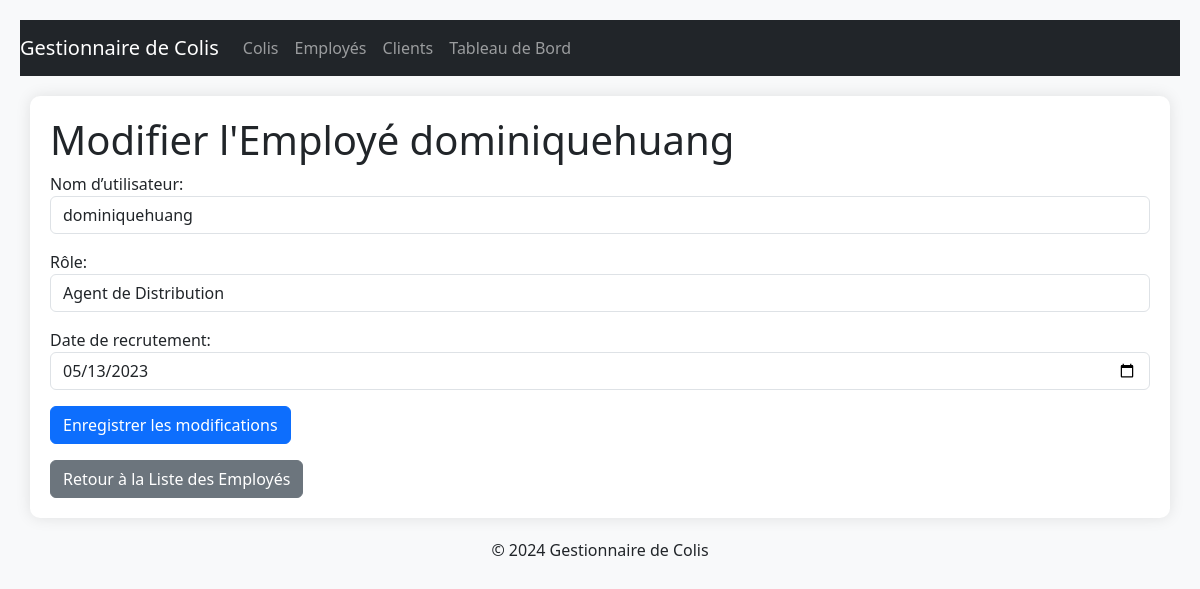
/colis/modifier_employe/1/, run on the app's committed database.
### colis/models.py (models this page shows, shortened)
class Employe(models.Model):
    user = models.OneToOneField(User, on_delete=models.CASCADE)
    role = models.CharField(max_length=50, choices=[('ADMIN', 'Administrateur'), ('AGENT', 'Agent de Distribution')], default='AGENT')
    date_recrutement = models.DateField()

### colis/views.py (the view)
# urls.py: path('modifier_employe/<int:id>/', views.modifier_employe, name='modifier_employe'),  # Modifier un employé
def modifier_employe(request, id):
    employe = get_object_or_404(Employe, id=id)
    if request.method == 'POST':
        form = EmployeForm(request.POST, instance=employe)
        if form.is_valid():
            form.save()
            return redirect('liste_employes')
    else:
        form = EmployeForm(instance=employe)
    return render(request, 'colis/modifier_employe.html', {'form': form, 'employe': employe})

### colis/forms.py
class EmployeForm(forms.ModelForm):
    class Meta:
        model = Employe
        fields = ['user', 'role', 'date_recrutement']
        labels = {
            'user': 'Nom d’utilisateur',
            'role': 'Rôle',
            'date_recrutement': 'Date de recrutement',
        }
        widgets = {
            'user': forms.Select(attrs={'class': 'form-control'}),
            'role': forms.Select(attrs={'class': 'form-control'}),
            'date_recrutement': forms.DateInput(attrs={'class': 'form-control', 'type': 'date'}),
        }

### colis/templates/colis/modifier_employe.html (shortened to what this page needs)
{% extends 'colis/base.html' %}
{% block content %}
    <h1>Modifier l'Employé {{ employe.user.username }}</h1>
    <form method="POST">
        {{ form.as_p }}
        <button type="submit" class="btn btn-primary">Enregistrer les modifications</button>
    </form>
    <a href="{% url 'liste_employes' %}" class="btn btn-secondary mt-3">Retour à la Liste des Employés</a>
{% endblock %}

### colis/templates/colis/base.html (style rules this page uses)
body { background-color: #f8f9fa; padding: 20px; }

### data on the page
Employe: user.username "dominiquehuang", user "dominiquehuang", role "Agent de Distribution", date_recrutement "05/13/2023"
